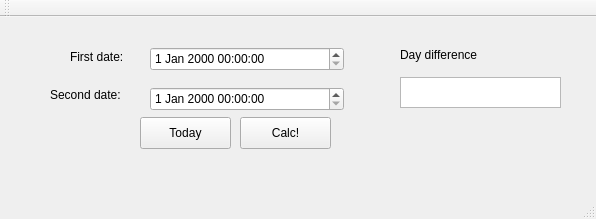
<?xml version="1.0" encoding="UTF-8"?>
<ui version="4.0">
 <class>MainWindow</class>
 <widget class="QMainWindow" name="MainWindow">
  <property name="geometry">
   <rect>
    <x>0</x>
    <y>0</y>
    <width>596</width>
    <height>219</height>
   </rect>
  </property>
  <property name="windowTitle">
   <string>MainWindow</string>
  </property>
  <widget class="QWidget" name="centralWidget">
   <widget class="QDateTimeEdit" name="dteFirst">
    <property name="geometry">
     <rect>
      <x>150</x>
      <y>30</y>
      <width>194</width>
      <height>24</height>
     </rect>
    </property>
   </widget>
   <widget class="QDateTimeEdit" name="dteSecond">
    <property name="geometry">
     <rect>
      <x>150</x>
      <y>70</y>
      <width>194</width>
      <height>24</height>
     </rect>
    </property>
   </widget>
   <widget class="QTextEdit" name="teDiff">
    <property name="geometry">
     <rect>
      <x>400</x>
      <y>60</y>
      <width>161</width>
      <height>31</height>
     </rect>
    </property>
   </widget>
   <widget class="QPushButton" name="pbCalc">
    <property name="geometry">
     <rect>
      <x>240</x>
      <y>100</y>
      <width>91</width>
      <height>32</height>
     </rect>
    </property>
    <property name="text">
     <string>Calc!</string>
    </property>
   </widget>
   <widget class="QLabel" name="label">
    <property name="geometry">
     <rect>
      <x>70</x>
      <y>30</y>
      <width>71</width>
      <height>20</height>
     </rect>
    </property>
    <property name="text">
     <string>First date:</string>
    </property>
   </widget>
   <widget class="QLabel" name="label_2">
    <property name="geometry">
     <rect>
      <x>50</x>
      <y>70</y>
      <width>91</width>
      <height>16</height>
     </rect>
    </property>
    <property name="text">
     <string>Second date:</string>
    </property>
   </widget>
   <widget class="QLabel" name="label_3">
    <property name="geometry">
     <rect>
      <x>400</x>
      <y>30</y>
      <width>161</width>
      <height>16</height>
     </rect>
    </property>
    <property name="text">
     <string>Day difference</string>
    </property>
   </widget>
   <widget class="QPushButton" name="pushButton">
    <property name="geometry">
     <rect>
      <x>140</x>
      <y>100</y>
      <width>91</width>
      <height>32</height>
     </rect>
    </property>
    <property name="text">
     <string>Today</string>
    </property>
   </widget>
  </widget>
  <widget class="QMenuBar" name="menuBar">
   <property name="geometry">
    <rect>
     <x>0</x>
     <y>0</y>
     <width>596</width>
     <height>22</height>
    </rect>
   </property>
  </widget>
  <widget class="QToolBar" name="mainToolBar">
   <attribute name="toolBarArea">
    <enum>TopToolBarArea</enum>
   </attribute>
   <attribute name="toolBarBreak">
    <bool>false</bool>
   </attribute>
  </widget>
  <widget class="QStatusBar" name="statusBar"/>
 </widget>
 <layoutdefault spacing="6" margin="11"/>
 <resources/>
 <connections/>
</ui>
